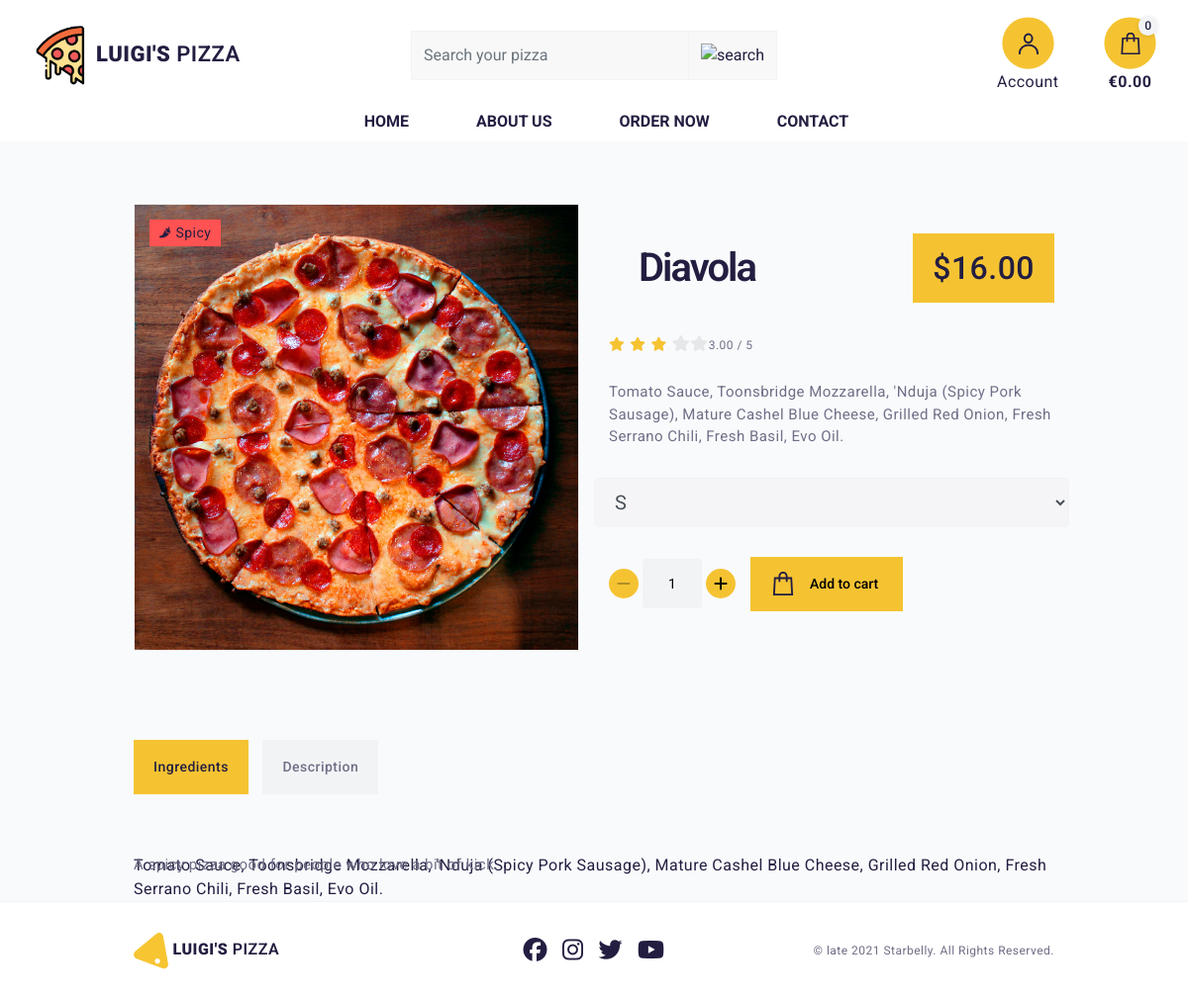
Page /menu/1 on the committed database.
### products/models.py (models this page shows, shortened)
class Product(models.Model):
    category = models.ForeignKey('Category', null=True, blank=True,
                                 on_delete=models.SET_NULL)
    sku = models.CharField(max_length=254, null=True, blank=True)
    name = models.CharField(max_length=254)
    description = models.TextField()
    ingredients = models.TextField()
    vegetarian = models.BooleanField(blank=True)
    spicy = models.BooleanField(blank=True)
    has_size = models.BooleanField(default=False, null=True, blank=True)
    size = models.ManyToManyField('Size')
    topping = models.ManyToManyField('Topping')
    price = models.DecimalField(max_digits=6, decimal_places=2)
    rating = models.DecimalField(max_digits=6, decimal_places=2, null=True,
                                 blank=True)
    image_url = models.URLField(max_length=1024, null=True, blank=True)
    image = models.ImageField(null=True, blank=True)

### products/views.py (the view)
# urls.py: path('<product_id>', views.menu_item, name='menu_item'),
def menu_item(request, product_id):
    product = get_object_or_404(Product, pk=product_id)
    context = {
        'product': product,
    }
    return render(request, 'products/menu_item.html', context)

### cart/contexts.py (called while the page is built, shortened)
def cart_contents(request):
    cart_items = []
    total = 0
    product_count = 0
    cart = request.session.get('cart', {})
    if total <= settings.FREE_DELIVERY_THRESHOLD:
        delivery = Decimal(settings.STANDARD_DELIVERY_FEE)
        free_delivery_delta = settings.FREE_DELIVERY_THRESHOLD - total
    else:
        delivery = 0
        free_delivery_delta = 0
    grand_total = total + delivery
    context = {
        'cart_items': cart_items,
        'total': total,
        'product_count': product_count,
        'delivery': delivery,
        'free_delivery_delta': free_delivery_delta,
        'free_delivery_threshold': settings.FREE_DELIVERY_THRESHOLD,
        'standard_delivery_fee': settings.STANDARD_DELIVERY_FEE,
        'grand_total': grand_total,
    }
    return context

### products/templates/products/menu_item.html (shortened to what this page needs)
{% extends "base.html" %}
{% load static %}
{% block page_header %}
<div class="container header-container">
</div>
{% endblock %}
{% block content %}
<section class="lp-p-90-0">
  <div class="container">
    <div class="row align-items-center">
      <div class="col-lg-6">
        <div class="lp-gallery-item lp-gallery-square lp-mb-90">
          {% if product.image %}
          <img src="{{ product.image.url }}" alt="{{ product.name }}">
          {% if product.vegetarian == True %}
          <div class="lp-badge lp-vegan"><i class="fas fa-leaf"></i> Vegeterian</div>
          {% elif product.spicy == True %}
          <div class="lp-badge lp-hot"><i class="fas fa-pepper-hot"></i> Spicy</div>
          {% endif %}
          {% endif %}
        </div>
      </div>
      <div class="col-lg-6">
        <div class="lp-product-description lp-mb-90">
          <div class="lp-price-frame lp-mb-30">
            <h2>{{ product.name }}</h2>
            <div class="lp-price">${{ product.price }}</div>
          </div>
          {% if product.rating %}
          <ul class="lp-stars lp-mb-25">
            <li><i class="fas fa-star {% if product.rating > 0 %} full {% else %} empty {% endif %}"></i></li>
            <li><i class="fas fa-star {% if product.rating > 1 %} full {% else %} empty {% endif %}"></i></li>
            <li><i class="fas fa-star {% if product.rating > 2 %} full {% else %} empty {% endif %}"></i></li>
            <li><i class="fas fa-star {% if product.rating > 3 %} full {% else %} empty {% endif %}"></i></li>
            <li><i class="fas fa-star {% if product.rating > 4 %} full {% else %} empty {% endif %}"></i></li>
            <li><span>{{ product.rating }} / 5</span></li>
          </ul>
          {% endif %}
          <p class="lp-text lp-mb-30">{{ product.ingredients }}</p>
          <form class="form" action="{% url 'add_to_cart' product.id %}" method="POST">
            {% with product.has_size as s %}
          <div class="row">
            {% if s %}
            <select class="form-control form-control-lg lp-mb-30" name="product_size" id="id_product_size">
              <option class="col-lg-4" value="S" selected>
                <div class="lp-features-item lp-features-item-sm lp-mb-30">
                  <div class="lp-feature-text">
                  </div>
                </div>
              </option>
            </select>
          </div>
          {% endif %}
            <div class="form-group lp-buttons-frame">
              <div class="input-group lp-input-number-frame">
                <div class="input-group-prepend">
                  <button class="decrement-qty lp-input-number-btn" data-item_id="{{ product.id }}" id="decrement-qty_{{ product.id }}">
                    <span>
                      <i class="fas fa-minus"></i>
                    </span>
                  </button>
                </div>
                <input class="form-control-sm qty_input" type="number" name="quantity" value="1" min="1" max="99"
                  data-item_id="{{ product.id }}" id="id_qty_{{ product.id }}">
                <div class="input-group-append">
                  <button class="increment-qty lp-input-number-btn" data-item_id="{{ product.id }}" id="increment-qty_{{ product.id }}">
                    <span>
                      <i class="fas fa-plus"></i>
                    </span>
                  </button>
                </div>
              </div>
              <button type="submit" class="lp-btn lp-atc">
                <span class="lp-icon">
                  <img src="/media/cart.svg" alt="icon">
                </span>
                <span class="lp-add-to-cart-text">Add to cart</span>
              </button>
            </div>
            {% endwith %}
          </form>
        </div>
      </div>
    </div>
    <div class="lp-filter">
      <a data-filter=".lp-ingredients-tab" class="lp-filter-link lp-active">Ingredients</a>
      <a data-filter=".lp-details-tab" class="lp-filter-link">Description</a>
    </div>
    <div class="lp-masonry-grid lp-tabs">
      <div class="lp-grid-item lp-ingredients-tab">
        <div class="lp-tab">
          <ul class="lp-list">
            <li>{{ product.ingredients }}</li>
          </ul>
        </div>
      </div>
      <div class="lp-grid-item lp-details-tab" style="position: absolute">
        <div class="lp-tab">
          <p class="lp-text lp-mb-15">{{ product.description }}
        </div>
      </div>
    </div>
  </div>
</section>
<footer>
  <div class="container">
    <div class="lp-footer-frame">
      <a href="#" class="lp-logo-frame">
        <h4 class="logo-font text-black my-0"><img src="/media/logo-pizza.svg" alt="Pizza slice">
          <strong>Luigi's</strong> Pizza</h4>
      </a>
      <ul class="lp-social">
        <li><a href="#."><i class="fa-brands fa-facebook"></i></a></li>
        <li><a href="#."><i class="fa-brands fa-instagram"></i></a></li>
        <li><a href="#."><i class="fa-brands fa-twitter"></i></a></li>
        <li><a href="#."><i class="fa-brands fa-youtube"></i></a></li>
      </ul>
      <div class="lp-copy">&copy; late 2021 Starbelly. All Rights Reserved.</div>
    </div>
  </div>
</footer>
{% endblock %}

### rows in the picture
Product: image (picture), name "Diavola", price "16.00", rating "3.00", ingredients "Tomato Sauce, Toonsbridge Mozzarella, 'Nduja (Spicy Pork Sausage), Mature Cashel Blue Cheese, Grilled Red Onion, Fresh Serrano Chili, Fresh Basil, Evo Oil.", quantity "1", description "A spicy pizza good for people who love a bit of kick."

### other values in the picture
{{ product_count }} "0"
